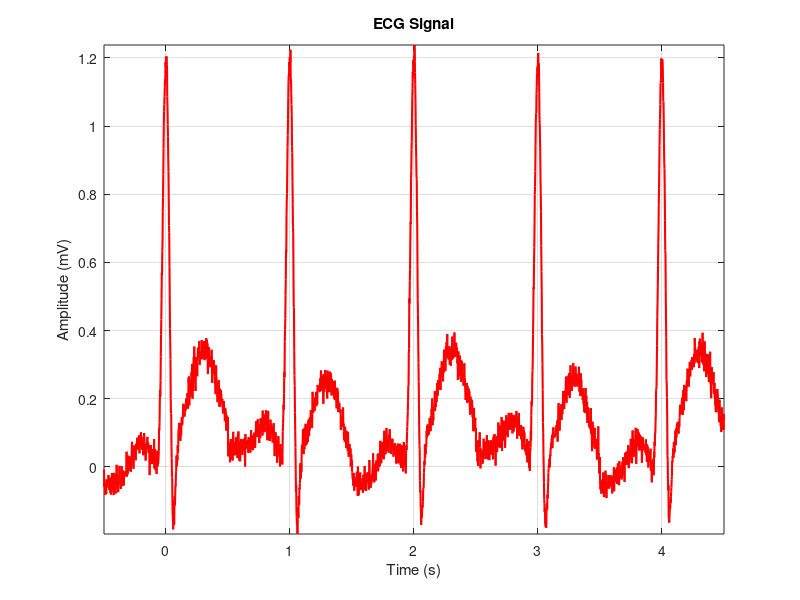

Reproduce this figure in MATLAB.
clc;
clear;
close all;

% Sampling frequency
fs = 500;  % Standard ECG sampling rate (Hz)
t_total = 5; % Total duration (seconds) for 5 beats
t = 0:1/fs:t_total; % Time vector

% Heart rate (bpm)
HR = 60;  % 60 BPM (1 beat per second)
f_HR = HR / 60; % Convert BPM to Hz
ecg_period = 1 / f_HR; % One heartbeat duration

% ECG waveform parameters (P-QRS-T complex)
A_p = 0.1;  % P wave amplitude
A_q = -0.15; % Q wave amplitude
A_r = 1.2;  % R wave amplitude (main peak)
A_r_neg = -0.5; % Occasional Negative R peak
A_s = -0.4; % S wave amplitude
A_t = 0.3;  % T wave amplitude

% Wave timing (based on ECG characteristics)
T_p = -0.2 * ecg_period;  % P wave occurs before QRS
T_q = -0.05 * ecg_period; % Q wave slightly before R peak
T_r = 0;                 % R wave at center
T_r_neg = 0.02 * ecg_period; % Negative R peak (occasional)
T_s = 0.05 * ecg_period;  % S wave after R
T_t = 0.3 * ecg_period;   % T wave occurs later

% Wave durations (Gaussian standard deviations)
sigma_p = 0.08 * ecg_period;  % P wave width
sigma_q = 0.02 * ecg_period;  % Q wave width
sigma_r = 0.03 * ecg_period;  % R wave width
sigma_r_neg = 0.03 * ecg_period;  % Negative R wave width
sigma_s = 0.02 * ecg_period;  % S wave width
sigma_t = 0.12 * ecg_period;  % T wave width

% Generate ECG for one heartbeat
t_single = -ecg_period/2:1/fs:ecg_period/2;
ecg_heartbeat = zeros(size(t_single));

for i = 1:length(t_single)
    ecg_heartbeat(i) = ...
        A_p * exp(-((t_single(i) - T_p) .^ 2) / (2 * sigma_p^2)) + ... % P wave
        A_q * exp(-((t_single(i) - T_q) .^ 2) / (2 * sigma_q^2)) + ... % Q wave
        A_r * exp(-((t_single(i) - T_r) .^ 2) / (2 * sigma_r^2)) + ... % R wave
        (mod(i, round(fs * ecg_period * 2)) == 0) * A_r_neg * exp(-((t_single(i) - T_r_neg) .^ 2) / (2 * sigma_r_neg^2)) + ... % Occasional Negative R peak
        A_s * exp(-((t_single(i) - T_s) .^ 2) / (2 * sigma_s^2)) + ... % S wave
        A_t * exp(-((t_single(i) - T_t) .^ 2) / (2 * sigma_t^2));      % T wave
end

% Generate a full ECG signal with 5 beats
num_beats = 5;  % Exactly 5 R-peaks
final_ecg = [];
final_t = [];

for i = 1:num_beats
    final_ecg = [final_ecg, ecg_heartbeat];  % Append each heartbeat
    final_t = [final_t, t_single + (i-1) * ecg_period];  % Adjust time axis
end

% Add Moderate Noise Components
baseline_wander = 0.05 * sin(2 * pi * 0.5 * final_t);  % Mild baseline drift (0.5Hz)
muscle_noise = 0.02 * randn(size(final_t));          % Smaller high-frequency noise
powerline_noise = 0.01 * sin(2 * pi * 50 * final_t);  % Weaker 50Hz powerline interference

% Final Noisy ECG Signal
ecg_noisy = final_ecg + baseline_wander + muscle_noise + powerline_noise;

% Save ECG data for further processing
fileID = fopen('ecg_noisy.txt', 'w');
fprintf(fileID, '%f\n', ecg_noisy);
fclose(fileID);



plot(final_t, ecg_noisy, 'r', 'LineWidth', 1.5);
title('ECG Signal');
xlabel('Time (s)');
ylabel('Amplitude (mV)');
grid on;
axis tight;
